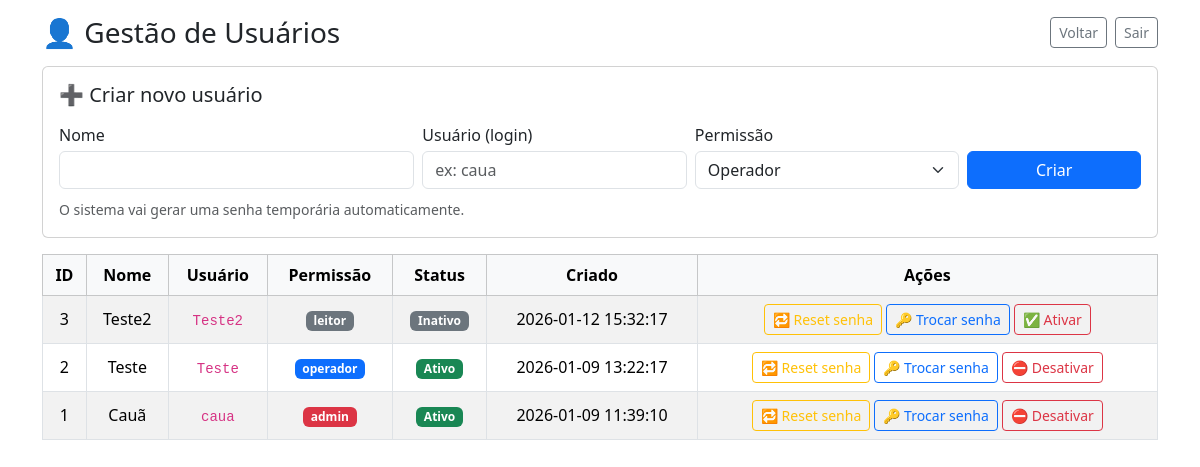
/usuarios.php (signed in), run on an earlier commit of the app's database.
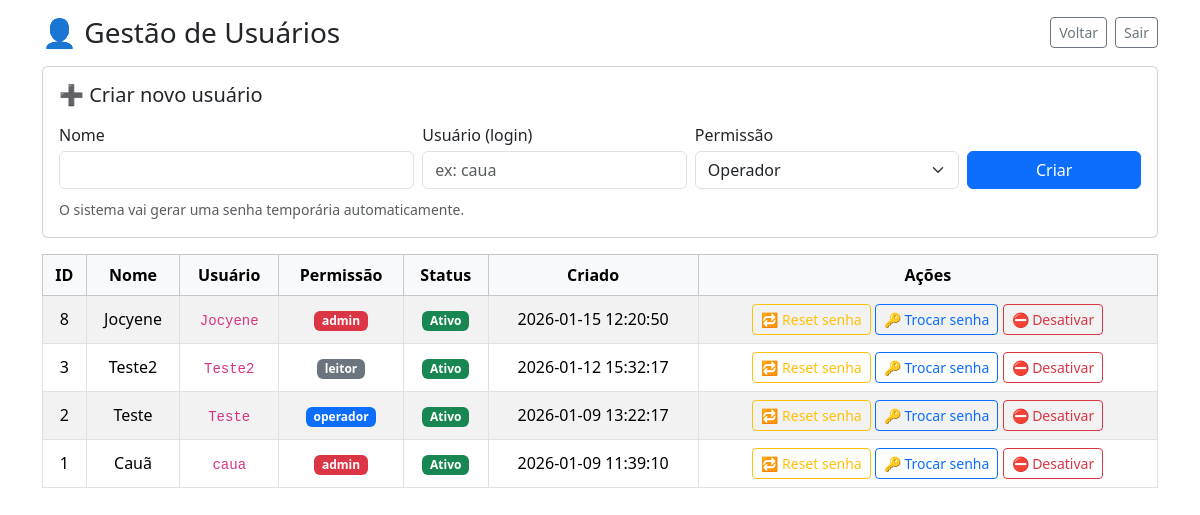
And on a later commit of the database.
### tables this page shows
CREATE TABLE `users` (
  `id` int(11) NOT NULL,
  `nome` varchar(100) NOT NULL,
  `usuario` varchar(50) NOT NULL,
  `senha_hash` varchar(255) NOT NULL,
  `role` enum('admin','operador','visualizador') NOT NULL DEFAULT 'visualizador',
  `ativo` tinyint(1) NOT NULL DEFAULT 1,
  `created_at` timestamp NOT NULL DEFAULT current_timestamp(),
  `last_login_at` datetime DEFAULT NULL
);

### usuarios.php (the view, shortened to what the changed rows need)
<?php
require 'config/database.php';
$toast = $_GET['toast'] ?? '';
$stmt = $pdo->query("
    SELECT id, nome, usuario, role, ativo, created_at
    FROM users
    ORDER BY id DESC
");
$users = $stmt->fetchAll(PDO::FETCH_ASSOC);
function badgeRole(string $role): string
{
    $role = trim($role);
    return match ($role) {
        'admin'        => 'bg-danger',
        'operador'     => 'bg-primary',
        'visualizador' => 'bg-secondary',
        'leitura'      => 'bg-secondary',
        default        => 'bg-secondary',
    };
}
function labelRole(string $role): string
{
    $role = trim($role);
    return match ($role) {
        'admin'        => 'admin',
        'operador'     => 'operador',
        'visualizador' => 'leitor',
        'leitura'      => 'leitor',
        default        => $role !== '' ? $role : '—',
    };
}
?>
<!DOCTYPE html>
<html lang="pt-br" data-toast="<?= htmlspecialchars((string)$toast) ?>">
<head>
    <link href="https://cdn.jsdelivr.net/npm/bootstrap@5.3.2/dist/css/bootstrap.min.css" rel="stylesheet">
</head>
<body class="p-3">
    <div class="container">
        <div class="table-responsive">
            <table class="table table-bordered table-striped align-middle text-center">
                <thead class="table-light">
                    <tr>
                        <th>ID</th>
                        <th>Nome</th>
                        <th>Usuário</th>
                        <th>Permissão</th>
                        <th>Status</th>
                        <th>Criado</th>
                        <th class="text-nowrap">Ações</th>
                    </tr>
                </thead>
                <tbody>
                    <?php foreach ($users as $u): ?>
                        <?php
                        $id = (int)($u['id'] ?? 0);
                        $role = (string)($u['role'] ?? '');
                        ?>
                        <tr>
                            <td><?= $id ?></td>
                            <td><?= htmlspecialchars((string)($u['nome'] ?? '')) ?></td>
                            <td><code><?= htmlspecialchars((string)($u['usuario'] ?? '')) ?></code></td>
                            <td>
                                <span class="badge <?= badgeRole($role) ?>">
                                    <?= htmlspecialchars(labelRole($role)) ?>
                                </span>
                            </td>
                            <td>
                                <?php if ((int)($u['ativo'] ?? 0) === 1): ?>
                                    <span class="badge bg-success">Ativo</span>
                                <?php else: ?>
                                    <span class="badge bg-secondary">Inativo</span>
                                <?php endif; ?>
                            </td>
                            <td class="text-nowrap"><?= htmlspecialchars((string)($u['created_at'] ?? '')) ?></td>
                            <td class="text-nowrap">
                                <form method="POST" action="actions/usuarios_reset_senha.php" class="d-inline">
                                    <button class="btn btn-outline-warning btn-sm"
                                        onclick="return confirm('Resetar a senha deste usuário?');">
                                        🔁 Reset senha
                                    </button>
                                </form>
                                <button
                                    type="button"
                                    class="btn btn-outline-primary btn-sm"
                                    data-bs-toggle="modal"
                                    data-bs-target="#modalSenha<?= $id ?>">
                                    🔑 Trocar senha
                                </button>
                                <form method="POST" action="actions/usuarios_toggle.php" class="d-inline">
                                    <button class="btn btn-outline-danger btn-sm"
                                        onclick="return confirm('Alterar status (ativar/desativar)?');">
                                        <?= ((int)($u['ativo'] ?? 0) === 1) ? '⛔ Desativar' : '✅ Ativar' ?>
                                    </button>
                                </form>
                            </td>
                        </tr>
                    <?php endforeach; ?>
                </tbody>
            </table>
        </div>
    </div>
</body>
</html>

What changed in the data, as far as the page shows it:
added users: id "8", nome "Jocyene", usuario "Jocyene", role "admin", ativo "Ativo", created_at "2026-01-15 12:20:50"
changed users "Teste2": ativo "Inativo ✅ Ativar" → "Ativo ⛔ Desativar"
